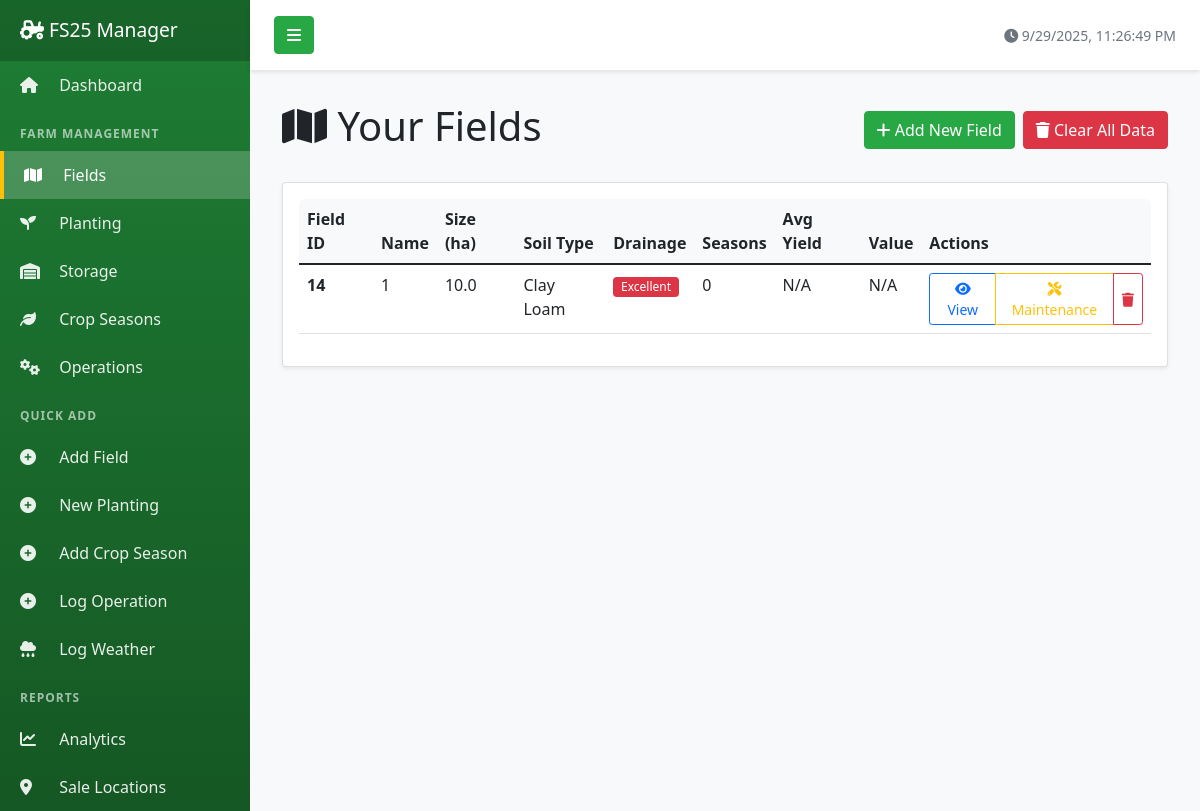
/fields, run on an earlier commit of the app's database.
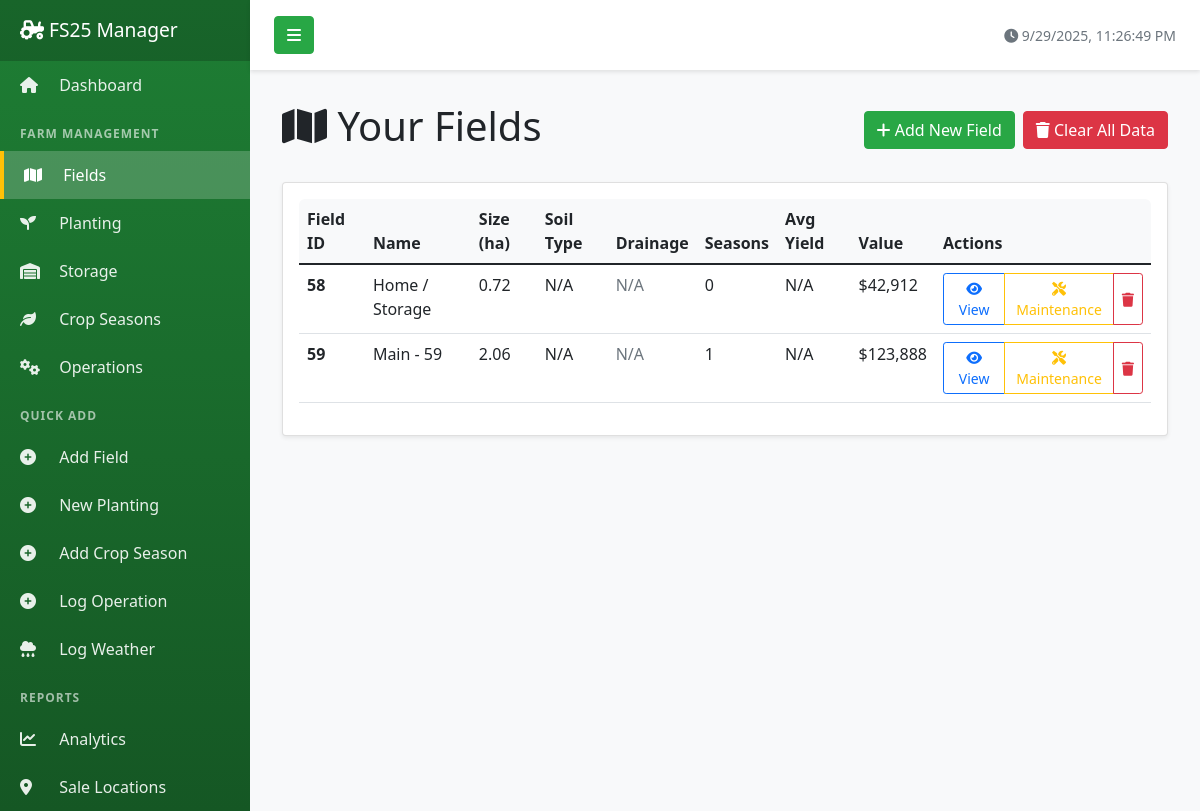
And on a later commit of the database.
### tables this page shows
CREATE TABLE fields (
            field_id TEXT PRIMARY KEY,
            field_name TEXT NOT NULL,
            size_hectares REAL NOT NULL,
            soil_type TEXT,
            soil_ph REAL,
            organic_matter_percent REAL,
            drainage_rating TEXT,
            slope_percent REAL,
            gps_latitude REAL,
            gps_longitude REAL,
            purchase_price REAL,
            purchase_date DATE,
            current_value REAL,
            stone_percent REAL,
            notes TEXT,
            created_date TIMESTAMP DEFAULT CURRENT_TIMESTAMP,
            updated_date TIMESTAMP DEFAULT CURRENT_TIMESTAMP
        );

### app.py (the view)
@app.route('/fields')
def fields_list():
    conn = get_db_connection()
    if not conn:
        return redirect(url_for('index'))
    try:
        fields = conn.execute('''
            SELECT f.field_id, f.field_name, f.size_hectares, f.soil_type,
                   f.drainage_rating, f.current_value,
                   COUNT(cs.season_id) as total_seasons,
                   ROUND(AVG(cs.yield_tonnes_per_ha), 2) as avg_yield
            FROM fields f
            LEFT JOIN crop_seasons cs ON f.field_id = cs.field_id
            GROUP BY f.field_id, f.field_name, f.size_hectares, f.soil_type, f.drainage_rating, f.current_value
            ORDER BY f.field_id
        ''').fetchall()
        conn.close()
        return render_template('fields/list.html', fields=fields)
    except Exception as e:
        flash(f'Error loading fields: {str(e)}', 'error')
        conn.close()
        return redirect(url_for('index'))

### app.py (called while the page is built)
def get_db_connection():
    if not os.path.exists(DATABASE_PATH):
        flash('Database not found! Please run database setup first.', 'error')
        return None
    conn = sqlite3.connect(DATABASE_PATH)
    conn.row_factory = sqlite3.Row  # This enables column access by name: row['field_name']
    return conn

### templates/fields/list.html (shortened to what this page needs)
{% extends "base.html" %}
{% block content %}
<div class="d-flex justify-content-between align-items-center mb-4">
    <h1><i class="fas fa-map"></i> Your Fields</h1>
    <div class="d-flex gap-2">
        <a href="{{ url_for('add_field') }}" class="btn btn-success">
            <i class="fas fa-plus"></i> Add New Field
        </a>
        {% if fields %}
        <button type="button" class="btn btn-danger" data-bs-toggle="modal" data-bs-target="#deleteAllModal">
            <i class="fas fa-trash"></i> Clear All Data
        </button>
        {% endif %}
    </div>
</div>
{% if fields %}
<div class="card">
    <div class="card-body">
        <div class="table-responsive">
            <table class="table table-hover">
                <thead>
                    <tr>
                        <th>Field ID</th>
                        <th>Name</th>
                        <th>Size (ha)</th>
                        <th>Soil Type</th>
                        <th>Drainage</th>
                        <th>Seasons</th>
                        <th>Avg Yield</th>
                        <th>Value</th>
                        <th>Actions</th>
                    </tr>
                </thead>
                <tbody>
                    {% for field in fields %}
                    <tr>
                        <td><strong>{{ field.field_id }}</strong></td>
                        <td>{{ field.field_name }}</td>
                        <td>{{ field.size_hectares }}</td>
                        <td>{{ field.soil_type or 'N/A' }}</td>
                        <td>
                            {% if field.drainage_rating %}
                            <span class="badge bg-{{ 'success' if field.drainage_rating == 'Good' else 'warning' if field.drainage_rating == 'Fair' else 'danger' }}">
                                {{ field.drainage_rating }}
                            </span>
                            {% else %}
                            <span class="text-muted">N/A</span>
                            {% endif %}
                        </td>
                        <td>{{ field.total_seasons or 0 }}</td>
                        <td>{{ field.avg_yield or 'N/A' }}</td>
                        <td>
                            {% if field.current_value %}
                                ${{ "{:,.0f}".format(field.current_value) }}
                            {% else %}
                                N/A
                            {% endif %}
                        </td>
                        <td>
                            <div class="btn-group" role="group">
                                <a href="{{ url_for('field_detail', field_id=field.field_id) }}"
                                   class="btn btn-sm btn-outline-primary"
                                   title="View field details">
                                    <i class="fas fa-eye"></i> View
                                </a>
                                <a href="{{ url_for('field_maintenance_add', field_id=field.field_id) }}"
                                   class="btn btn-sm btn-outline-warning"
                                   title="Add maintenance record">
                                    <i class="fas fa-tools"></i> Maintenance
                                </a>
                                <button type="button" class="btn btn-sm btn-outline-danger"
                                        data-bs-toggle="modal"
                                        data-bs-target="#deleteModal{{ field.field_id }}"
                                        title="Delete field">
                                    <i class="fas fa-trash"></i>
                                </button>
                            </div>
                        </td>
                    </tr>
                    {% endfor %}
                </tbody>
            </table>
        </div>
    </div>
</div>
{% endif %}
{% endblock %}

### templates/base.html (shortened to what this page needs)
<!DOCTYPE html>
<html lang="en">
<head>
    <link href="https://cdn.jsdelivr.net/npm/bootstrap@5.1.3/dist/css/bootstrap.min.css" rel="stylesheet">
    <link href="https://cdnjs.cloudflare.com/ajax/libs/font-awesome/6.0.0/css/all.min.css" rel="stylesheet">
    <link href="{{ url_for('static', filename='css/style.css') }}" rel="stylesheet">
</head>
<body>
    <div id="wrapper">
        <div id="sidebar-wrapper">
            <div class="sidebar-heading">
                <i class="fas fa-tractor"></i> FS25 Manager
            </div>
            <div class="list-group list-group-flush">
                <a href="{{ url_for('index') }}" class="list-group-item list-group-item-action">
                    <i class="fas fa-home"></i> Dashboard
                </a>
                <div class="sidebar-section-title">Farm Management</div>
                <a href="{{ url_for('fields_list') }}" class="list-group-item list-group-item-action">
                    <i class="fas fa-map"></i> Fields
                </a>
                <a href="{{ url_for('planting_dashboard') }}" class="list-group-item list-group-item-action">
                    <i class="fas fa-seedling"></i> Planting
                </a>
                <a href="{{ url_for('storage_dashboard') }}" class="list-group-item list-group-item-action">
                    <i class="fas fa-warehouse"></i> Storage
                </a>
                <a href="{{ url_for('crops_list') }}" class="list-group-item list-group-item-action">
                    <i class="fas fa-leaf"></i> Crop Seasons
                </a>
                <a href="{{ url_for('operations_list') }}" class="list-group-item list-group-item-action">
                    <i class="fas fa-cogs"></i> Operations
                </a>
                <div class="sidebar-section-title">Quick Add</div>
                <a href="{{ url_for('add_field') }}" class="list-group-item list-group-item-action">
                    <i class="fas fa-plus-circle"></i> Add Field
                </a>
                <a href="{{ url_for('add_planting') }}" class="list-group-item list-group-item-action">
                    <i class="fas fa-plus-circle"></i> New Planting
                </a>
                <a href="{{ url_for('add_crop_season') }}" class="list-group-item list-group-item-action">
                    <i class="fas fa-plus-circle"></i> Add Crop Season
                </a>
                <a href="{{ url_for('add_operation') }}" class="list-group-item list-group-item-action">
                    <i class="fas fa-plus-circle"></i> Log Operation
                </a>
                <a href="{{ url_for('add_weather_event') }}" class="list-group-item list-group-item-action">
                    <i class="fas fa-cloud-rain"></i> Log Weather
                </a>
                <div class="sidebar-section-title">Reports</div>
                <a href="{{ url_for('reports_dashboard') }}" class="list-group-item list-group-item-action">
                    <i class="fas fa-chart-line"></i> Analytics
                </a>
                <a href="{{ url_for('manage_locations') }}" class="list-group-item list-group-item-action">
                    <i class="fas fa-map-marker-alt"></i> Sale Locations
                </a>
            </div>
        </div>
        <div id="page-content-wrapper">
            <nav class="top-navbar">
                <div class="d-flex justify-content-between align-items-center">
                    <div>
                        <button class="btn btn-success" id="menu-toggle">
                            <i class="fas fa-bars"></i>
                        </button>
                    </div>
                    <div class="text-end">
                        <small class="text-muted">
                            <i class="fas fa-clock"></i> <span id="current-time"></span>
                        </small>
                    </div>
                </div>
            </nav>
            <div class="content-area">
                {% block content %}{% endblock %}
            </div>
        </div>
    </div>
</body>
</html>

### static/css/style.css (style rules this page uses)
.card { margin-bottom: 20px; box-shadow: 0 0.125rem 0.25rem rgba(0, 0, 0, 0.075); border: 1px solid rgba(0,0,0,.125); transition: transform 0.2s, box-shadow 0.2s; }
.table th { background-color: #f8f9fa; border-top: none; font-weight: 600; }
.btn-success { background-color: #28a745; border-color: #28a745; }
.list-group-item { border-left: 3px solid transparent; transition: all 0.3s; }
.card { animation: fadeIn 0.5s ease-out; }
.table-responsive { border-radius: 0.375rem; }
.mb-4 { margin-bottom: 1.5rem !important; }
.text-muted { color: #6c757d !important; }
small, .small { font-size: 0.875em; }
.d-flex { display: flex !important; }
.justify-content-between { justify-content: space-between !important; }
.align-items-center { align-items: center !important; }

### templates/base.html (style rules this page uses)
body { overflow-x: hidden; }
#wrapper { display: flex; width: 100%; }
#sidebar-wrapper { min-height: 100vh; width: 250px; background: linear-gradient(180deg, #1e7e34 0%, #155724 100%); transition: margin 0.25s ease-out; }
#sidebar-wrapper .sidebar-heading { padding: 1rem 1.25rem; font-size: 1.2rem; color: white; background: rgba(0, 0, 0, 0.2); }
#sidebar-wrapper .list-group { width: 100%; }
.list-group-item { border: none; background: transparent; color: rgba(255, 255, 255, 0.9); padding: 0.75rem 1.25rem; transition: all 0.3s; }
.list-group-item.active { background: rgba(255, 255, 255, 0.2); color: white; border-left: 4px solid #ffc107; }
.list-group-item i { width: 25px; margin-right: 10px; }
#page-content-wrapper { flex: 1; background: #f8f9fa; }
.top-navbar { background: white; box-shadow: 0 2px 4px rgba(0,0,0,0.1); padding: 1rem 1.5rem; margin-bottom: 0; }
.content-area { padding: 2rem; }
#menu-toggle { cursor: pointer; }
.sidebar-section-title { color: rgba(255, 255, 255, 0.6); font-size: 0.75rem; text-transform: uppercase; padding: 1rem 1.25rem 0.5rem; font-weight: bold; letter-spacing: 1px; }

What changed in the data, as far as the page shows it:
removed fields: field_id "14", field_name "1", size_hectares "10.0", soil_type "Clay Loam", drainage_rating "Excellent", total_seasons "0", avg_yield "N/A", current_value "N/A"
added fields: field_id "58", field_name "Home / Storage", size_hectares "0.72", soil_type "N/A", total_seasons "0", avg_yield "N/A", current_value "42,912"
added fields: field_id "59", field_name "Main - 59", size_hectares "2.06", soil_type "N/A", total_seasons "1", avg_yield "N/A", current_value "123,888"
